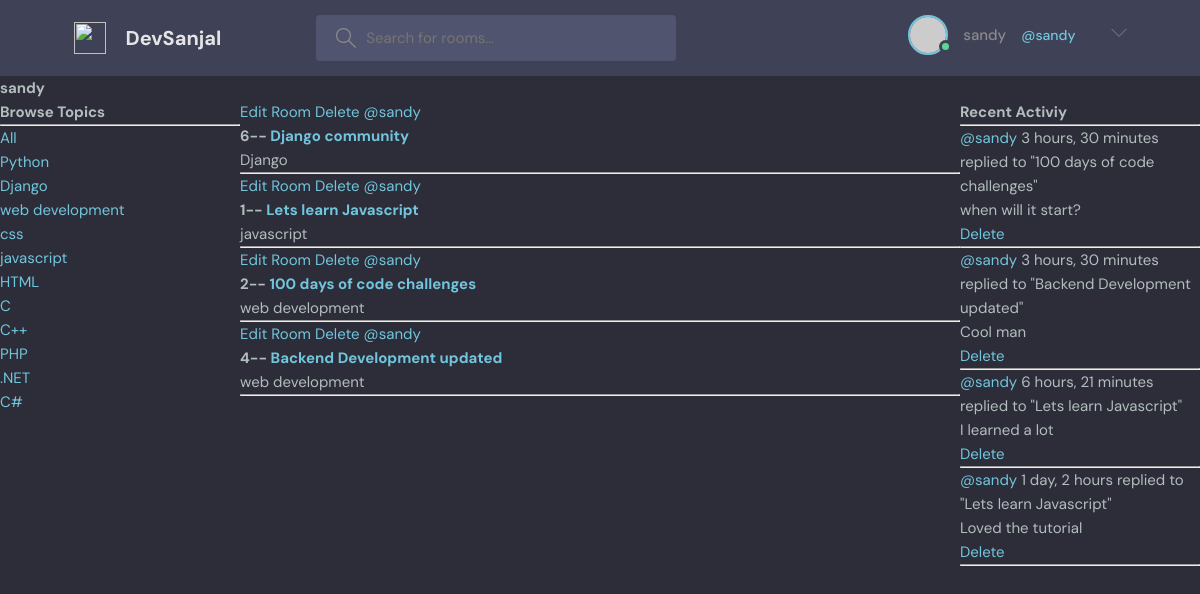
Screenshot of /profile/1 (signed in) with the database file from the repository.
### base/models.py (models this page shows, shortened)
class Topic(models.Model):
    name = models.CharField(max_length=256)

class Room(models.Model):
    host = models.ForeignKey(User, on_delete=models.SET_NULL, null=True)
    topic = models.ForeignKey(Topic, on_delete=models.SET_NULL, null=True)
    name = models.CharField(max_length=256)
    description = models.TextField(null=True, blank=True)
    participants = models.ManyToManyField(User, related_name='participants', blank=True)
    updated = models.DateTimeField(auto_now=True)
    created = models.DateTimeField(auto_now_add=True)
    class Meta:
        ordering = ['-updated', '-created']
    def __str__(self):
        return self.name

class Message(models.Model):
    user = models.ForeignKey(User,on_delete=models.CASCADE)
    room = models.ForeignKey(Room, on_delete=models.CASCADE)
    body = models.TextField()
    updated = models.DateTimeField(auto_now=True)
    created = models.DateTimeField(auto_now_add=True)
    class Meta:
        ordering = ['-updated', '-created']
    def __str__(self):
        return self.body[0:50]

### base/views.py (the view)
# urls.py: path('profile/<str:pk>', views.userProfile, name="user-profile"),
def userProfile(request,pk):
    user = User.objects.get(id=pk)
    rooms = user.room_set.all()
    room_messages = user.message_set.all()
    topics = Topic.objects.all()
    context = {'user':user,'rooms':rooms, 'room_messages':room_messages,'topics':topics}
    return render(request, 'base/profile.html', context)

### base/templates/base/profile.html (shortened to what this page needs)
{% extends 'main.html' %}
{% block content %}
    <h1>{{user.username}}</h1>
    <div class="profile-container">
        <div>
            {% include 'base/topics_component.html' %}
        </div>
        <div>
            {% include 'base/feed_component.html' %}
        </div>
        <div>
            {% include 'base/activity_component.html' %}
        </div>
    </div>
{%endblock content %}

### templates/nav.html (shortened to what this page needs)
<header class="header header--loggedIn">
    <div class="container">
      <a href="{% url 'home' %}" class="header__logo">
        <img src="static 'assets/logo.svg'" />
        <h1>DevSanjal</h1>
      </a>
      <form method="GET" class="header__search" action="{% url 'home' %}">
        <label>
          <input name="q" placeholder="Search for rooms..." />
        </label>
      </form>
      <nav class="header__menu">
        {% if request.user.is_authenticated %}
        <div class="header__user">
          <a href="profile.html">
            <div class="avatar avatar--medium active">
              <img src="https://randomuser.me/api/portraits/men/37.jpg" />
            </div>
            <p>{{request.user.username}}</p><span>@{{request.user.username}}</span></p>
          </a>
          <button class="dropdown-button">
            <svg version="1.1" xmlns="http://www.w3.org/2000/svg" width="32" height="32" viewBox="0 0 32 32">
              <title>chevron-down</title>
              <path d="M16 21l-13-13h-3l16 16 16-16h-3l-13 13z"></path>
            </svg>
          </button>
        </div>
        {% else %}
       <a href="{% url 'login' %}">
          <img src="./assets/avatar.svg" />
          <p>Login</p>
        </a>
        {% endif %}
      </nav>
    </div>
  </header>

### base/templates/base/topics_component.html
<div>
    <h3>Browse Topics</h3>
    <hr>
    <div>
        <a href="{% url 'home' %}">All</a>
    </div>
    {% for topic in topics %}
        <div>
            <a href="{% url 'home' %}?q={{topic.name}}">{{topic.name}}</a>
        </div>
    {% endfor %}
</div>

### base/templates/base/feed_component.html
<div>
    {% for room in rooms %}
        <div>
            {% if request.user == room.host %}
                <a href="{% url 'update-room' room.id %}">Edit Room</a>
                <a href="{% url 'delete-room' room.id %}">Delete</a>
            {% endif %}
            <a href="{% url 'user-profile' room.host.id %}">@{{room.host.username}}</a>
            <h5>{{room.id}}-- <a href="{% url 'room' room.id %}">{{room.name }}</a></h5>
            <small>{{room.topic.name}}</small>
            <hr>
        </div>
    {% endfor %}
</div>

### base/templates/base/activity_component.html
<div>
    <h3>Recent Activiy</h3>
    <hr>
    {% for message in room_messages %}
        <div>
            <small><a href="{% url 'user-profile' message.user.id %}">@{{message.user}}</a> {{message.created|timesince}}</small>
            <small>replied to "{{message.room}}"</small>
            <p>{{message}}</p>
            {% if request.user == message.user %}
                <a href="{% url 'delete-message' message.id%}">Delete</a>
            {% endif %}
            <hr>
        </div>
    {% endfor %}
</div>

### static/css/style.css (style rules this page uses)
:root { --color-main: #71c6dd; --color-main-light: #e1f6fb; --color-dark: #3f4156; --color-dark-medium: #51546e; --color-dark-light: #696d97; --color-light: #e5e5e5; --color-gray: #8b8b8b; --color-light-gray: #b2bdbd; --color-bg: #2d2d39; --color-success: #5dd693; --color-error: #fc4b0b; }
* { font-family: "DM Sans", -apple-system, BlinkMacSystemFont, "Segoe UI", Roboto, Oxygen, Ubuntu, Cantarell, "Open Sans", "Helvetica Neue", sans-serif; margin: 0; padding: 0; box-sizing: border-box; text-rendering: optimizeLegibility; font-size: inherit; }
html { font-size: 56.25%; }
@media only screen and (min-width: 1200px) { html { font-size: 62.5%; } }
body { line-height: 1.6; font-weight: 400; font-size: 1.5rem; color: var(--color-light-gray); background-color: var(--color-bg); min-height: 100vh; }
img { width: 100%; }
a { display: inline-block; color: var(--color-main); text-decoration: none; }
.container { max-width: 120rem; width: 90%; margin: auto; }
.avatar { position: relative; display: inline-block; border-radius: 50%; border: 2px solid var(--color-main); }
.avatar img { display: block; border-radius: 50%; object-fit: cover; object-position: center; }
.avatar::after { content: ""; display: block; position: absolute; background-color: var(--color-gray); z-index: 111; border-radius: 50%; border: 0.3rem solid var(--color-dark); }
.avatar.active::after { background-color: var(--color-success); }
.avatar.avatar--medium img { width: 3.6rem; height: 3.6rem; border-radius: 50%; }
.avatar.avatar--medium:after { width: 0.7rem; height: 0.7rem; bottom: 0px; right: -6px; }
.header { padding: 1.5rem; background-color: var(--color-dark); }
.header > .container { display: flex; gap: 9.5rem; }
.header__logo, .header__user { display: flex; gap: 2rem; align-items: center; }
.header__logo > img { height: 3.2rem; width: 3.2rem; }
.header__logo > h1 { font-weight: 700; font-size: 2rem; color: var(--color-light); }
.header__search > label { background-color: var(--color-dark-medium); padding: 1.3rem 1rem; display: flex; align-items: center; gap: 1rem; border-radius: 4px; }
.header__search svg { fill: var(--color-gray); width: 2rem; height: 2rem; margin-left: 1rem; }
.header__search input { width: 30rem; background: transparent; border: none; outline: none; color: var(--color-light); }
.header__menu { margin-left: auto; position: relative; }
.header__menu a { display: flex; gap: 1.5rem; align-items: center; font-weight: 500; text-decoration: none; color: var(--color-gray); }
.header__menu img { height: 3.6rem; }
.header__menu p { line-height: 1.2; }
.header__menu span { color: var(--color-main); font-weight: 500; font-size: 1.4rem; display: block; }
.header__menu svg { width: 1.6rem; height: 1.6rem; fill: var(--color-dark-light); }
.dropdown-button { background: transparent; border: 0; outline: 0; cursor: pointer; }

### base/templates/base/profile.html (style rules this page uses)
.profile-container { display: grid; grid-template-columns: 1fr 3fr 1fr; }

### rows the page displays
Topic: name "Python"
Topic: name "Django"
Topic: name "web development"
Topic: name "css"
Topic: name "javascript"
Topic: name "HTML"
Topic: name "C"
Topic: name "C++"
Topic: name "PHP"
Topic: name ".NET"
Topic: name "C#"
Room: shows "Edit Room", host.username "sandy", id "6", name "Django community", topic.name "Django"
Room: shows "Edit Room", host.username "sandy", id "1", name "Lets learn Javascript", topic.name "javascript"
Room: shows "Edit Room", host.username "sandy", id "2", name "100 days of code challenges", topic.name "web development"
Room: shows "Edit Room", host.username "sandy", id "4", name "Backend Development updated", topic.name "web development"
Message: user "sandy", created "3 hours, 30 minutes", room "100 days of code challenges", body "when will it start?", shows "Delete"
Message: user "sandy", created "3 hours, 30 minutes", room "Backend Development updated", body "Cool man", shows "Delete"
Message: user "sandy", created "6 hours, 21 minutes", room "Lets learn Javascript", body "I learned a lot", shows "Delete"
Message: user "sandy", created "1 day, 2 hours", room "Lets learn Javascript", body "Loved the tutorial", shows "Delete"

### other values shown
{{ request.user.username }} "sandy"
{{ user.username }} "sandy"
